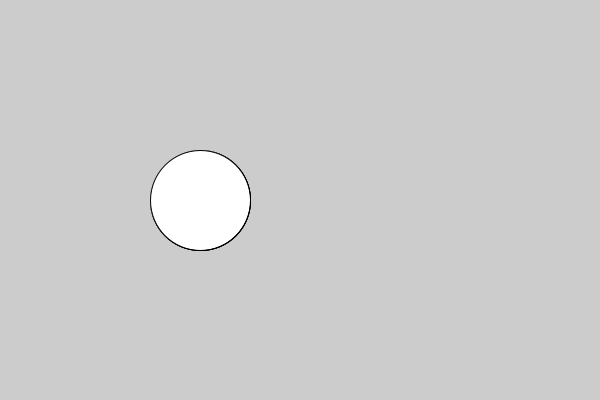
Frame 1 (no input)
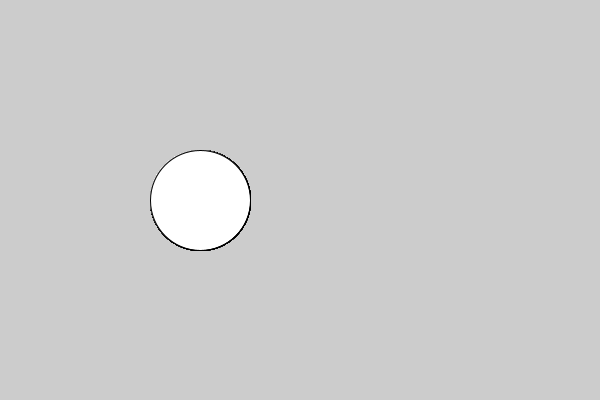
Frame 60 (the mouse pressed at the canvas centre just before this capture)
Frame 120 (the mouse held since frame 60 and released just before this capture): identical to frame 60, image omitted

The Processing sketch that drew these frames (run headless with seeded random() and noise(); from frame 60 on, the mouse is pressed at the canvas centre):

// Processing sketch: amazing_rings
// ── amazing_rings.pde
void setup(){
  size(600,400);
  
  
  
}



void draw(){
    for (int i = 4; i > 0; i--) {
      
      ellipse(200,200,1*100,1*100);
      
    }
  
  
}
